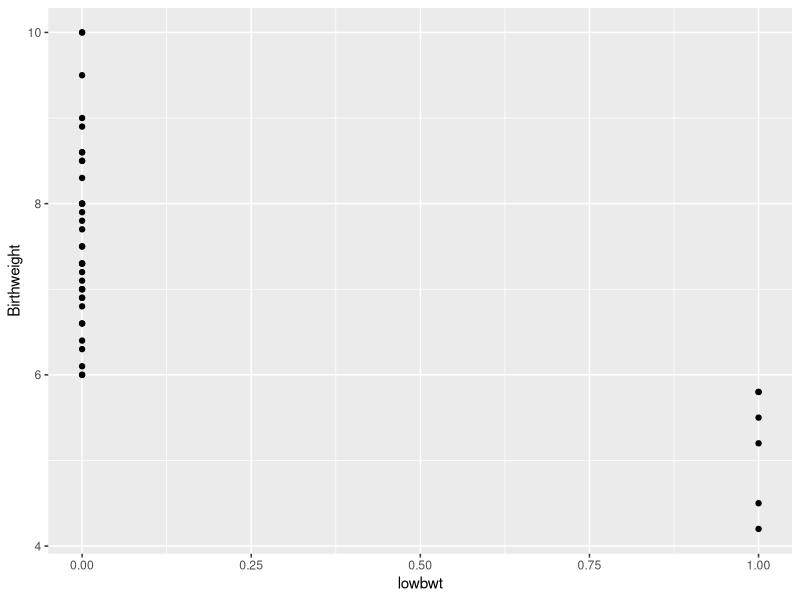

The R script that drew this image:
# Obtenha um modelo preditivo usando como variável resposta o fato de o bebê ter ou não baixo peso.
# lowbwt - Baixo peso ao nascer: 1-Low(baixo) / 0-Normal -Variavel dependente
# https://www.datacamp.com/community/tutorials/logistic-regression-R

# Importando o dataset.
library(readxl)
df <- read_excel("Atividade Avaliativa 2 - birthweight.xlsx")

# Ajustando o modelo.
attach(df)
ajuste <- glm(lowbwt ~ headcirumference + length + Birthweight + Gestation + smoker +
              motherage + mnocig + mheight + mppwt + fage + fedyrs + fnocig + fheight, family = binomial)

summary(ajuste)

# Selecao do melhor model.
library(MASS)
stepAIC(ajuste, direction = "both")

library(ggplot2)
ggplot(data = df) +
  geom_point(mapping = aes(x = lowbwt, y = Birthweight))







